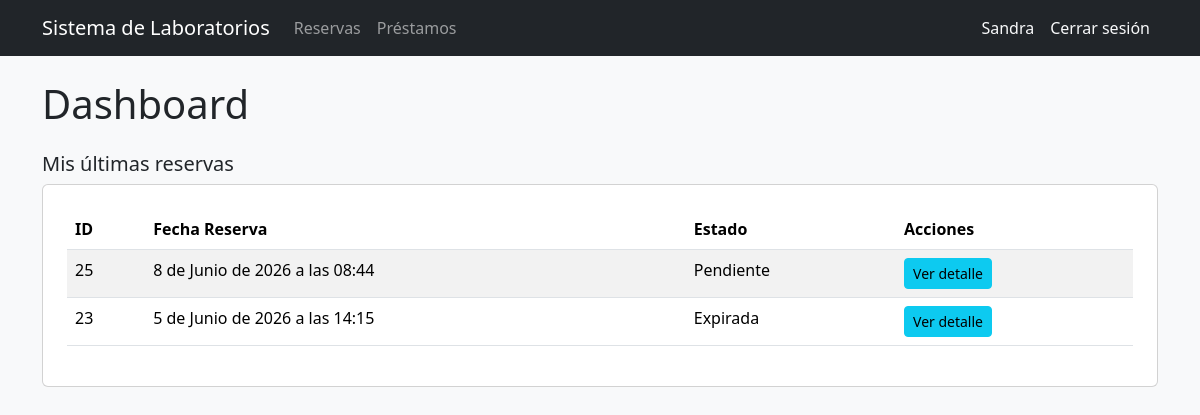
The page / (signed in) on the database its author committed.
### users/models.py (models this page shows, shortened)
class Usuario(AbstractUser):
    codigo = models.CharField(max_length=50, unique=True, blank=True)
    programa = models.CharField(max_length=100, blank=True)
    rol = models.ForeignKey(
        Rol,
        on_delete=models.CASCADE,
        null=True,
        blank=True
    )

### reservas/models.py (models this page shows, shortened)
class Reserva(models.Model):
    usuario = models.ForeignKey(
        'users.Usuario',
        on_delete=models.CASCADE
    )
    fecha_reserva = models.DateTimeField()
    hora_limite_retiro = models.DateTimeField(
        null=True,
        blank=True
    )
    fecha_devolucion = models.DateTimeField(
        null=True,
        blank=True
    )
    estado = models.ForeignKey(
        EstadoReserva,
        on_delete=models.CASCADE,
        null=True,
        blank=True
    )
    fecha_creacion = models.DateTimeField(auto_now_add=True)

class EstadoReserva(models.Model):
    nombre = models.CharField(max_length=50)
    def __str__(self):
        return self.nombre

### config/views.py (the view)
# urls.py: path('', dashboard, name='dashboard'),
@login_required
def dashboard(request):
    context = {}
    rol = request.user.rol.nombre if request.user.rol else None
    if rol == 'Administrador':
        context['total_items'] = ItemInventario.objects.count()
        context['items_disponibles'] = ItemInventario.objects.filter(estado__nombre='Disponible').count()
        context['items_prestados'] = ItemInventario.objects.filter(estado__nombre='Prestado').count()
        context['prestamos_activos'] = Prestamo.objects.filter(estado__nombre='Activo').count()
        context['reservas_pendientes'] = Reserva.objects.filter(estado__nombre='Pendiente').count()
        context['alertas_stock'] = [
            insumo for insumo in Insumo.objects.all()
            if insumo.stock_minimo_alcanzado()
        ]
    elif rol == 'Encargado':
        context['prestamos_activos'] = Prestamo.objects.filter(estado__nombre='Activo').count()
        context['reservas_pendientes'] = Reserva.objects.filter(estado__nombre='Pendiente').count()
    elif rol in ['Docente', 'Estudiante']:
        context['mis_reservas'] = Reserva.objects.filter(
            usuario=request.user
        ).order_by('-fecha_creacion')[:5]
    context['rol'] = rol
    return render(request, 'dashboard.html', context)

### templates/dashboard.html (shortened to what this page needs)
{% extends 'base_general.html' %}
{% block contenido %}
<h1 class="mb-4">Dashboard</h1>
{% if rol == 'Administrador' %}
    <div class="row mb-4">
        <div class="col-md-3">
            <div class="card text-white bg-primary p-3 text-center">
                <h5>Total Ítems</h5>
                <h2>{{ total_items }}</h2>
            </div>
        </div>
        <div class="col-md-3">
            <div class="card text-white bg-success p-3 text-center">
                <h5>Disponibles</h5>
                <h2>{{ items_disponibles }}</h2>
            </div>
        </div>
        <div class="col-md-3">
            <div class="card text-white bg-warning p-3 text-center">
                <h5>Prestados</h5>
                <h2>{{ items_prestados }}</h2>
            </div>
        </div>
        <div class="col-md-3">
            <div class="card text-white bg-info p-3 text-center">
                <h5>Préstamos Activos</h5>
                <h2>{{ prestamos_activos }}</h2>
            </div>
        </div>
    </div>
    <div class="row mb-4">
        <div class="col-md-3">
            <div class="card text-white bg-secondary p-3 text-center">
                <h5>Reservas Pendientes</h5>
                <h2>{{ reservas_pendientes }}</h2>
            </div>
        </div>
    </div>
    {% if alertas_stock %}
    <div class="alert alert-warning">
        <h5>⚠️ Insumos con stock bajo</h5>
        <ul class="mb-0">
            {% for insumo in alertas_stock %}
            <li>
                <strong>{{ insumo.nombre }}</strong> —
                Disponible: {{ insumo.cantidad_disponible }} |
                Mínimo: {{ insumo.stock_minimo }}
            </li>
            {% endfor %}
        </ul>
    </div>
    {% endif %}
{% elif rol == 'Docente' or rol == 'Estudiante' %}
    <h5>Mis últimas reservas</h5>
    {% if mis_reservas %}
    <div class="card p-4">
        <table class="table table-striped">
            <thead>
                <tr>
                    <th>ID</th>
                    <th>Fecha Reserva</th>
                    <th>Estado</th>
                    <th>Acciones</th>
                </tr>
            </thead>
            <tbody>
                {% for reserva in mis_reservas %}
                <tr>
                    <td>{{ reserva.id }}</td>
                    <td>{{ reserva.fecha_reserva }}</td>
                    <td>{{ reserva.estado }}</td>
                    <td>
                        <a href="/reservas/{{ reserva.id }}/" class="btn btn-info btn-sm">
                            Ver detalle
                        </a>
                    </td>
                </tr>
                {% endfor %}
            </tbody>
        </table>
    </div>
    {% else %}
    <p class="text-muted">No tienes reservas aún. <a href="/reservas/crear/">Crear una reserva</a></p>
    {% endif %}
{% endif %}
{% endblock %}

### templates/base_general.html (shortened to what this page needs)
<!DOCTYPE html>
<html lang="es">
<head>
    <link
        href="https://cdn.jsdelivr.net/npm/bootstrap@5.3.3/dist/css/bootstrap.min.css"
        rel="stylesheet"
    >
</head>
<body class="bg-light">
    <nav class="navbar navbar-expand-lg navbar-dark bg-dark">
    <div class="container">
        <a class="navbar-brand" href="/">Sistema de Laboratorios</a>
        <div class="navbar-nav">
    {% if user.rol.nombre == 'Administrador' %}
        <a class="nav-link" href="/inventario/">Insumos</a>
        <a class="nav-link" href="/inventario/items/">Items</a>
        <a class="nav-link" href="/inventario/movimientos/">Movimientos</a>
        <a class="nav-link" href="/prestamos/">Préstamos</a>
        <a class="nav-link" href="/reservas/">Reservas</a>
        <a class="nav-link" href="/usuarios/">Usuarios</a>
        <a class="nav-link" href="/laboratorio/">Laboratorio</a>
    {% elif user.rol.nombre == 'Encargado' %}
        <a class="nav-link" href="/inventario/items/">Items</a>
        <a class="nav-link" href="/inventario/movimientos/">Movimientos</a>
        <a class="nav-link" href="/prestamos/">Préstamos</a>
        <a class="nav-link" href="/reservas/">Reservas</a>
        <a class="nav-link" href="/laboratorio/">Laboratorio</a>
    {% elif user.rol.nombre == 'Docente' %}
        <a class="nav-link" href="/reservas/">Reservas</a>
        <a class="nav-link" href="/prestamos/">Préstamos</a>
    {% elif user.rol.nombre == 'Estudiante' %}
        <a class="nav-link" href="/reservas/">Reservas</a>
    {% endif %}
</div>
        <div class="navbar-nav ms-auto">
    {% if user.is_authenticated %}
    <span class="nav-link text-light">{{ user.username }}</span>
    <form method="POST" action="/logout/">
        <button type="submit" class="btn btn-link nav-link text-light">
            Cerrar sesión
        </button>
    </form>
    {% endif %}
</div>
</nav>
    <div class="container mt-4">
        {% block contenido %}
        {% endblock %}
    </div>
</body>
</html>

### rows shown on the page
Usuario: username "Sandra"
Reserva: id "25", fecha_reserva "8 de Junio de 2026 a las 08:44", estado "Pendiente"
Reserva: id "23", fecha_reserva "5 de Junio de 2026 a las 14:15", estado "Expirada"
